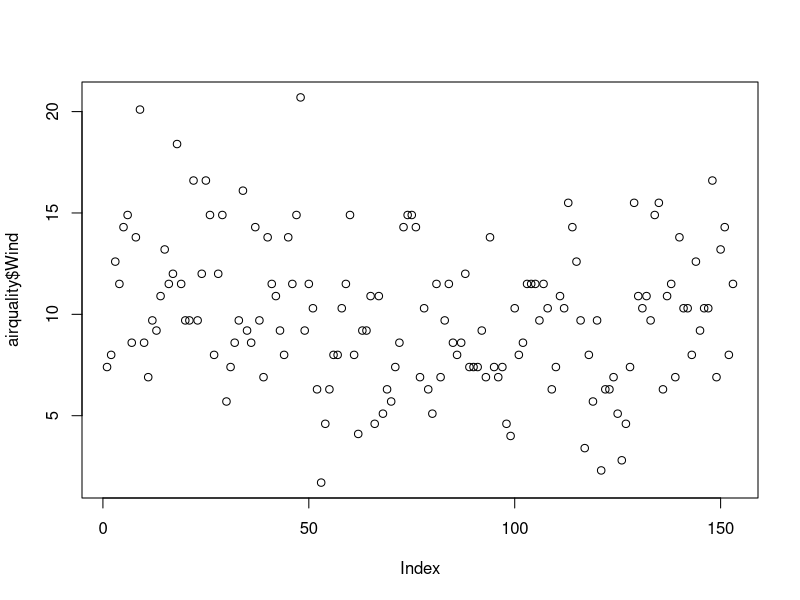
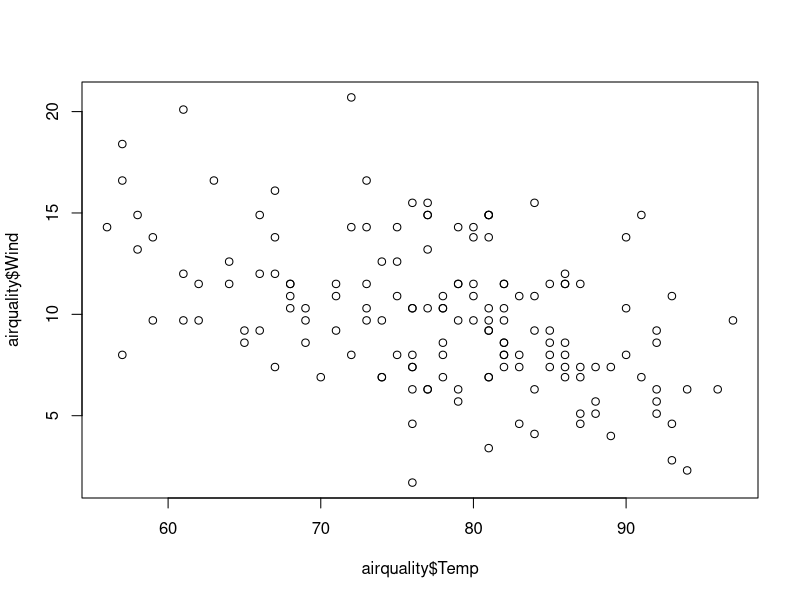
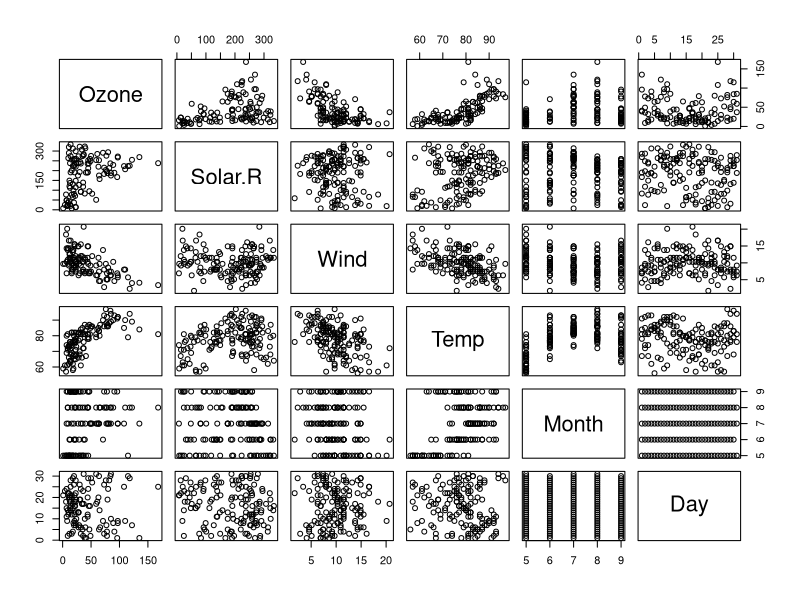
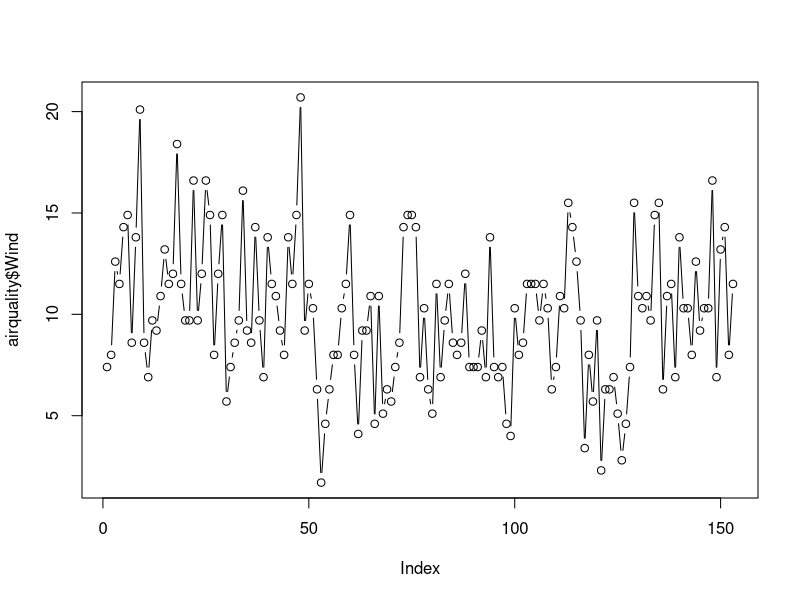
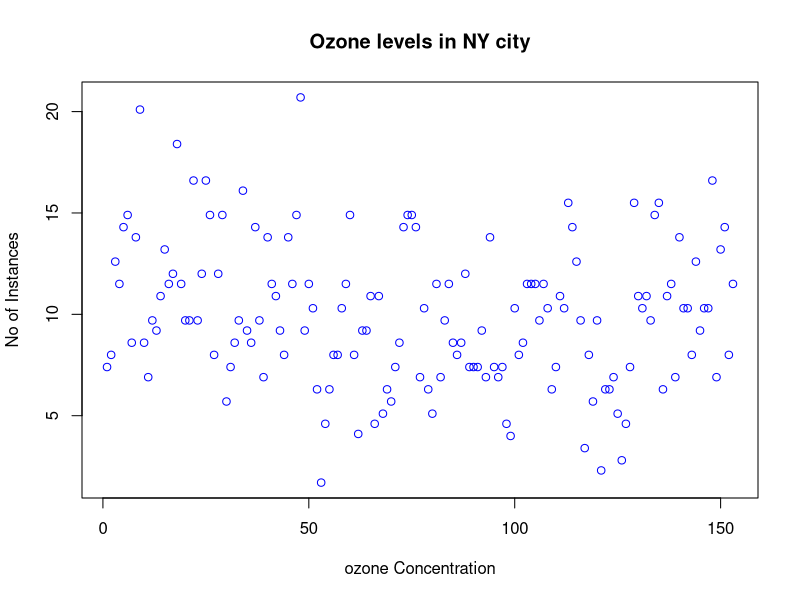
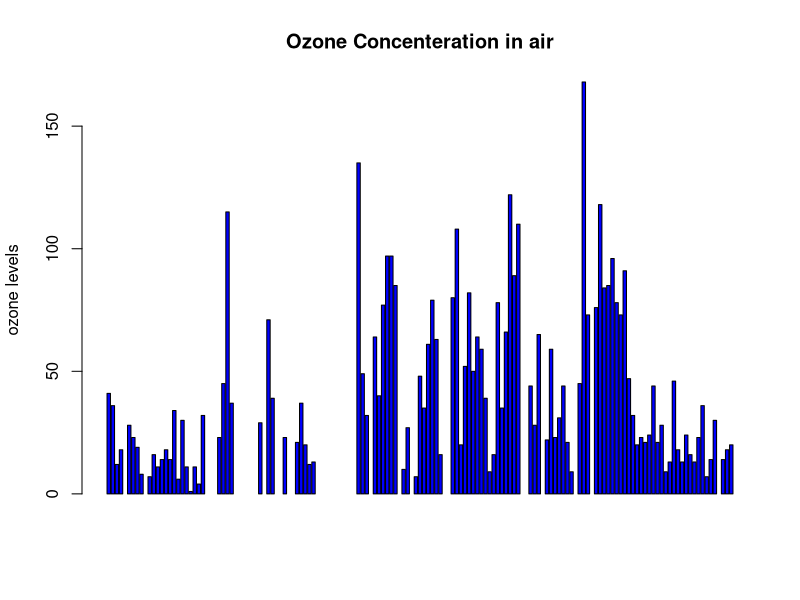
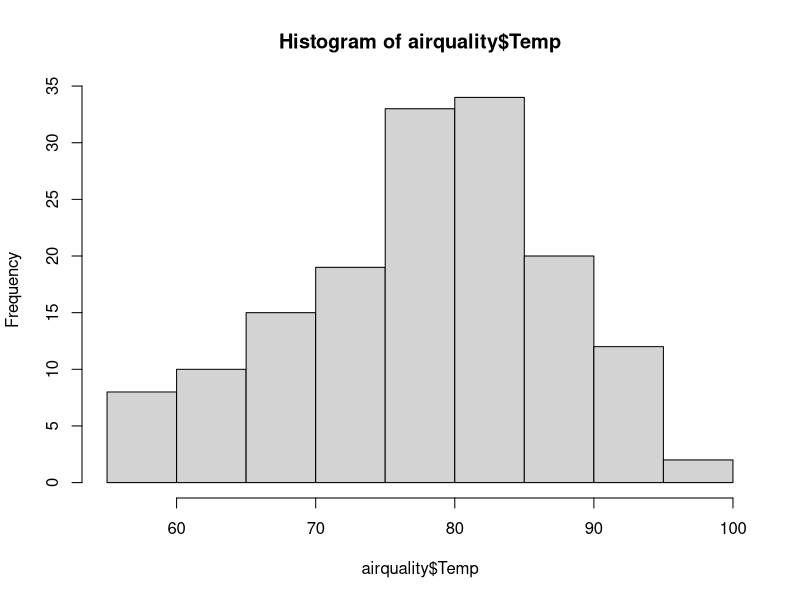
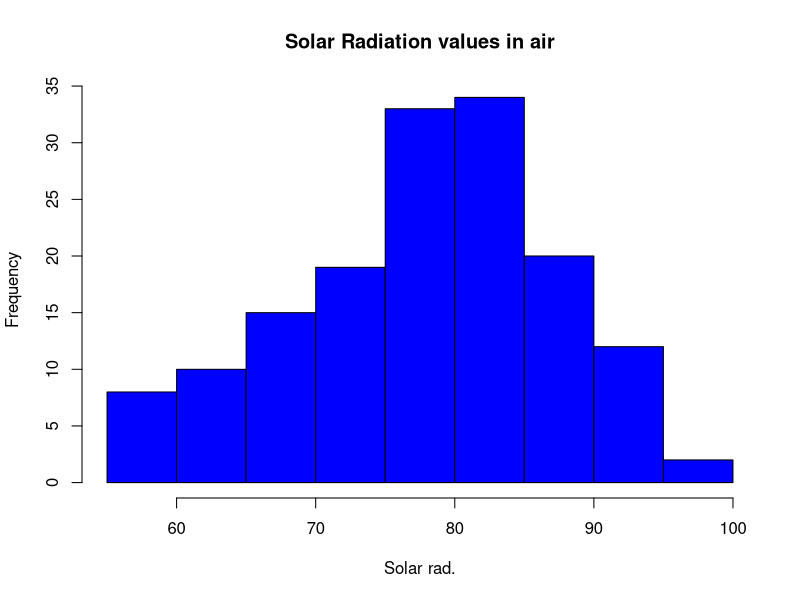

R code for these plots, in order:

#airquality = read.csv('path/airquality.csv',header=TRUE, sep=",")

airquality <- datasets::airquality

####Top 10 rows and last 10 rows
head(airquality,10)
tail(airquality,10)
######Columns

airquality[,c(1,2)]
df<-airquality[,-6]
summary(airquality[,1])
airquality$Wind

###########Summary of the data#########
summary(airquality$Temp)
summary(airquality)
summary(airquality$Wind) 

#####################
plot(airquality$Wind)
plot(airquality$Temp,airquality$Wind,type="p")
plot(airquality)
# points and lines 
plot(airquality$Wind, type= "b") # p: points, l: lines,b: both
plot(airquality$Wind, xlab = 'ozone Concentration', 
     ylab = 'No of Instances', main = 'Ozone levels in NY city',
     col = 'blue')


# Horizontal bar plot
barplot(airquality$Ozone, main = 'Ozone Concenteration in air',
        ylab = 'ozone levels', col= 'blue',horiz = F,axes=T)


#Histogram
hist(airquality$Temp)
hist(airquality$Temp, 
     main = 'Solar Radiation values in air',
     xlab = 'Solar rad.', col='blue')

#Single box plot
boxplot(airquality$Temp,main="Boxplot")

# Multiple box plots
boxplot(airquality[,1:4],main='Multiple')

#margin of the grid(mar), 
#no of rows and columns(mfrow), 
#whether a border is to be included(bty) 
#and position of the 
#labels(las: 1 for horizontal, las: 0 for vertical)
#bty - box around the plot

par(mfrow=c(3,3),mar=c(2,5,2,1),las=0, bty="o")
?par
plot(airquality$Ozone)
plot(airquality$Ozone, airquality$Wind)
plot(airquality$Ozone, type= "l")
plot(airquality$Ozone, type= "l")
plot(airquality$Ozone, type= "l")
barplot(airquality$Ozone, main = 'Ozone Concenteration in air',
        xlab = 'ozone levels', col='green',horiz = TRUE)
hist(airquality$Solar.R)
boxplot(airquality$Solar.R)
boxplot(airquality[,0:4], main='Multiple Box plots')

boxplot(airquality$Wind,main="Boxplot")
